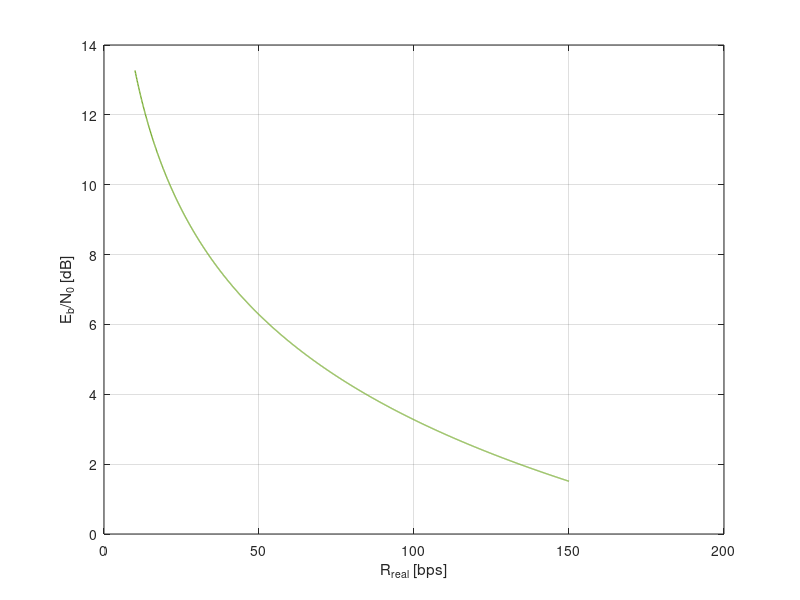

This chart was generated by the following MATLAB code: (Note: this script raises an error after producing the figure.)
%% DATA RATE EBN0 LOW GAIN
%%%%%%%%%%%%%%%%%%%%%%%%%%%%%%%%%%%%%%%%%%%%%%%%%%%%%%%%%%%%%%%%
%
%                   DATA RATE EBN0LOW ANTENNA
%
%%%%%%%%%%%%%%%%%%%%%%%%%%%%%%%%%%%%%%%%%%%%%%%%%%%%%%%%%%%%%%%%
clear
close all
clc

addpath('./Functions/');

R_real=10:0.1:150;
EbN0=[];
for i=1:length(R_real)
    
    %R=data/T_window;
    f=8.4e9; %Hz
    P_in=42; %76.6; 

    mu_amp=0.346; %from graph
    BER=1e-5; %literature
    
    P_tx=mu_amp*P_in;
    P_tx=10*log10(P_tx);
    
    %GAIN
    c=299792458;
    lambda=c/f;
    G_ph=6;
    D=lambda*10^((G_ph-7)/20) ;
    
    L_cable= -1; %dB
    
    %GROUND
    Drx=34;
    mu_rx=0.55;
    Grx=10*log10(pi^2*Drx^2*mu_rx/lambda^2);
    theta_rx=65.3*lambda/Drx;
    
    %Free space loss
    r=1.553e11; %r_m+r_e;
    L_space=20*log10(lambda/(4*pi*r));
    
   %point losses
    L_point=-0.1; %dB DSN datasheet
    etarx=sqrt(L_point/(-12))*theta_rx;
    
    %Atmospheric loss 
    L_atm=-0.80; %dB from graph 
    
    % Effective Isotropic Radiated Power
    EIRP=P_tx+G_ph+L_cable;
    
    %Receiver power
    P_rx = EIRP + Grx + L_space + L_point + L_atm;
    
    Kb=1.38e-23; %boltzman
    Ts = 21; %Kelvin
    N0 = 10*log10(Kb*Ts);
    
    %Energy per bit to noise density
    EbN0_i=P_rx-N0-10*log10(R_real(i));

    EbN0=[EbN0; EbN0_i];
end

plot(R_real, EbN0, 'Color',[0.4660 0.6740 0.1880], 'LineWidth', 1)
xlabel('R_{real} [bps]')
ylabel('E_{b}/N_{0} [dB]')
grid on
hold on
yline(1.5, '--','Color',[0.4940 0.1840 0.5560], 'LineWidth', 1 )
hold on
yline(4.5, 'Color',[0.6350 0.0780 0.1840], 'LineWidth', 1)
hold on
xline(75.35, '--k', 'LineWidth', 1)
legend('E_{b}/N_{0}', 'E_{b}/N_{0}_{min}', 'E_{b}/N_{0}_{min} + margin', 'Maximum data rate allowed', 'Location', 'northeast' )
title('E_{b}/N_{0} in function of Data Rate for LGA')


%% DATA RATE EBN0 MEDIUM GAIN
%%%%%%%%%%%%%%%%%%%%%%%%%%%%%%%%%%%%%%%%%%%%%%%%%%%%%%%%%%%%%%%%
%
%                   DATA RATE EBN0 MEDIUM ANTENNA
%
%%%%%%%%%%%%%%%%%%%%%%%%%%%%%%%%%%%%%%%%%%%%%%%%%%%%%%%%%%%%%%%%
clear
close all
clc

R_real=[10:0.1:1000];
EbN0=[];
for i=1:length(R_real)
    
    %R=data/T_window;
    f=8.4e9; %Hz
    P_in=42; %76.6; 

    mu_amp=0.346; %from graph
    BER=1e-5; %literature
    
    P_tx=mu_amp*P_in;
    P_tx=10*log10(P_tx);
    
    %GAIN
    c=299792458;
    lambda=c/f;
    G_ph=10*log10(0.8^2/2)+20.2; %https://www.antenna-theory.com/antennas/aperture/slottedwaveguide2.php
    
    L_cable= -1; %dB
    
    %GROUND
    Drx=34;
    mu_rx=0.55;
    Grx=10*log10(pi^2*Drx^2*mu_rx/lambda^2);
    theta_rx=65.3*lambda/Drx;
    
    %Free space loss
    r=1.553e11; %r_m+r_e;
    L_space=20*log10(lambda/(4*pi*r));
    
    %point losses
L_point=-0.1; %dB DSN datasheet
etarx=sqrt(L_point/(-12))*theta_rx;
    
    %Atmospheric loss 
    L_atm=-0.80; %dB from graph 
    
    % Effective Isotropic Radiated Power
    EIRP=P_tx+G_ph+L_cable;
    
    %Receiver power
    P_rx = EIRP + Grx + L_space + L_point + L_atm;
    
    Kb=1.38e-23; %boltzman
    Ts = 21; %Kelvin
    N0 = 10*log10(Kb*Ts);
    
    %Energy per bit to noise density
    EbN0_i=P_rx-N0-10*log10(R_real(i));
    EbN0=[EbN0; EbN0_i];

end

plot(R_real, EbN0, 'Color',[0.4660 0.6740 0.1880], 'LineWidth', 1)
xlabel('R_{real} [bps]')
ylabel('E_{b}/N_{0} [dB]')
grid on
hold on
yline(1.5, '--','Color',[0.4940 0.1840 0.5560], 'LineWidth', 1 )
hold on
yline(4.5, 'Color',[0.6350 0.0780 0.1840], 'LineWidth', 1)
hold on
xline(634.212, '--k', 'LineWidth', 1)
legend('E_{b}/N_{0}', 'E_{b}/N_{0}_{min}', 'E_{b}/N_{0}_{min} + margin', ...
    'Maximum data rate allowed', 'Location', 'northeast' )
title('E_{b}/N_{0} in function of Data Rate for MGA')

%% DATA RATE EBN0 PHASED ARRAY ANTENNA
%%%%%%%%%%%%%%%%%%%%%%%%%%%%%%%%%%%%%%%%%%%%%%%%%%%%%%%%%%%%%%%%
%
%                   DATA RATE EBN0 PHASED ARRAY ANTENNA
%
%%%%%%%%%%%%%%%%%%%%%%%%%%%%%%%%%%%%%%%%%%%%%%%%%%%%%%%%%%%%%%%%
clear
close all
clc

R_real=[1000:1:10000];
EbN0=[];
for i=1:length(R_real)
      
    %R=data/T_window;
    f=8.4e9; %Hz
    P_in=42; %76.6; 

    mu_amp=0.323; %from graph
    BER=1e-5; %literature
    
    P_tx=mu_amp*P_in;
    P_tx=10*log10(P_tx);
    
    %GAIN
    c=299792458;
    lambda=c/f;
    G_ph=10*log10(8) + 17; %https://www.antenna-theory.com/antennas/aperture/slottedwaveguide2.php
    
    L_cable=-1; %dB
    
    %GROUND
    Drx=34;
    mu_rx=0.55;
    Grx=10*log10(pi^2*Drx^2*mu_rx/lambda^2);
    theta_rx=65.3*lambda/Drx;
    
    %Free space loss
    r=1.553e11; %r_m+r_e;
    L_space=20*log10(lambda/(4*pi*r));
    
    %point losses
L_point=-0.1; %dB DSN datasheet
etarx=sqrt(L_point/(-12))*theta_rx;
    
    %Atmospheric loss 
    L_atm=-0.80; %dB from graph 
    
    % Effective Isotropic Radiated Power
    EIRP=P_tx+G_ph+L_cable;
    
    %Receiver power
    P_rx = EIRP + Grx + L_space + L_point + L_atm;
    
    Kb=1.38e-23; %boltzman
    Ts = 21; %Kelvin
    N0 = 10*log10(Kb*Ts);
    
    %Energy per bit to noise density
    EbN0_i=P_rx-N0-10*log10(R_real(i));
        EbN0=[EbN0; EbN0_i];


end

plot(R_real, EbN0, 'Color',[0.4660 0.6740 0.1880], 'LineWidth', 1)
xlabel('R_{real} [bps]')
ylabel('E_{b}/N_{0} [dB]')
grid on
hold on
yline(1.5, '--','Color',[0.4940 0.1840 0.5560], 'LineWidth', 1 )
hold on
yline(4.5, 'Color',[0.6350 0.0780 0.1840], 'LineWidth', 1)
hold on
xline(7084.4, '--k', 'LineWidth', 1)
legend('E_{b}/N_{0}', 'E_{b}/N_{0}_{min}', 'E_{b}/N_{0}_{min} + margin', ...
    'Maximum data rate allowed', 'Location', 'northeast' )
title('E_{b}/N_{0} in function of Data Rate for PAA')

%% RAGGIO - LOW GAIN
%%%%%%%%%%%%%%%%%%%%%%%%%%%%%%%%%%%%%%%%%%%%%%%%%%%%%%%%%%%%%%%%
%
%                   RAGGIO - LOW GAIN
%
%%%%%%%%%%%%%%%%%%%%%%%%%%%%%%%%%%%%%%%%%%%%%%%%%%%%%%%%%%%%%%%%
clear all
close all
clc
%MODULATION AND ENCODING
alpha_RS=255/223;
alpha_conv=6;
alpha_enc= alpha_conv*alpha_RS;
alpha_mod=1; 


f=8.4e9; %Hz
P_in=42; %76.6; 

mu_amp=0.346; %from graph
BER=1e-5; %literature

P_tx=mu_amp*P_in;
P_tx=10*log10(P_tx);

%GAIN
c=299792458;
lambda=c/f;
G_ph=6;
D=lambda*10^((G_ph-7)/20) ;

L_cable= -1; %dB

%GROUND
Drx=34;
mu_rx=0.55;
Grx=10*log10(pi^2*Drx^2*mu_rx/lambda^2);
theta_rx=65.3*lambda/Drx;

   %point losses
L_point=-0.1; %dB DSN datasheet
etarx=sqrt(L_point/(-12))*theta_rx;
    
    %Atmospheric loss 
    L_atm=-0.80; %dB from graph 
    
    % Effective Isotropic Radiated Power
    EIRP=P_tx+G_ph+L_cable;

    Kb=1.38e-23; %boltzman
    Ts = 21; %Kelvin
    N0 = 10*log10(Kb*Ts);

mu_S=astroConstants(4);

% Initial date
date_i=date2mjd2000([2011 03 18 0 0 0]);

% Final date
date_f=date2mjd2000([2015 04 30 0 0 0]);

date=date_i:1:date_f;

R_real=[];
r=[];

for i=1:length(date)
    

    % Mercury position
    [kep_m,ksun_m] = uplanet(date(i), 1);
    [r_m,v_m] = kep2car(kep_m(1), kep_m(2), kep_m(3), kep_m(4), kep_m(5), kep_m(6), mu_S);

    % Earth position
    [kep_e,ksun_e] = uplanet(date(i), 3);
    [r_e,v_e] = kep2car(kep_e(1), kep_e(2), kep_e(3), kep_e(4), kep_e(5), kep_e(6), mu_S);

    % Earth - Mercury distance
    r_i=r_m-r_e;
    r_i_norm=norm(r_i)*1e3;

    % Space loss
    L_space=20*log10(lambda/(4*pi*r_i_norm));

    % Received power
    P_rx_i = EIRP + Grx + L_space + L_point + L_atm;
    
    %Energy per bit to noise density
    EbN0=4.5;
    R_real_i=10^(-0.1*(EbN0-P_rx_i+N0));

    R_real=[R_real; R_real_i];
    r=[r; r_i_norm];
end

XDates = linspace(datetime(2011,3,18), datetime(2015,4,30), length(date));

figure()
yyaxis left
plot(XDates, r/149597870700, '--', 'Color', [0 0.4470 0.7410]  ,'LineWidth', 1)
xlabel('Date')
ylabel('Distance [AU]') 

yyaxis right
plot(XDates, R_real, 'Color', [0.6350 0.0780 0.1840],  'LineWidth', 1)
xlabel('Date')
ylabel('R_{real} [bps]')


legend('Earth-Mercury Distance','Data Rate', 'Location','northwest','Box','on')
grid on
title('Earth-Mercury distance and Data Rate for LGA')

%%
%%%%%%%%%%%%%%%%%%%%%%%%%%%%%%%%%%%%%%%%%%%%%%%%%%%%%%%%%%%%%%%%
%
%                   RAGGIO - HIGH GAIN
%
%%%%%%%%%%%%%%%%%%%%%%%%%%%%%%%%%%%%%%%%%%%%%%%%%%%%%%%%%%%%%%%%
clear all
close all
clc
%MODULATION AND ENCODING
alpha_RS=255/223;
alpha_conv=6;
alpha_enc= alpha_conv*alpha_RS;
alpha_mod=1; 

f=8.4e9; %Hz
P_in=42; %76.6; 

mu_amp=0.32; %from graph
BER=1e-5; %literature

P_tx=mu_amp*P_in;
P_tx=10*log10(P_tx);

%GAIN
c=299792458;
lambda=c/f;
G_ph=10*log10(8) + 17;


L_cable= -1; %dB

%GROUND
Drx=34;
mu_rx=0.55;
Grx=10*log10(pi^2*Drx^2*mu_rx/lambda^2);
theta_rx=65.3*lambda/Drx;

    %point losses
L_point=-0.1; %dB DSN datasheet
etarx=sqrt(L_point/(-12))*theta_rx;
    
    %Atmospheric loss 
    L_atm=-0.80; %dB from graph 
    
    % Effective Isotropic Radiated Power
    EIRP=P_tx+G_ph+L_cable;

    Kb=1.38e-23; %boltzman
    Ts = 21; %Kelvin
    N0 = 10*log10(Kb*Ts);

mu_S=astroConstants(4);

% Initial date
date_i=date2mjd2000([2011 03 18 0 0 0]);

% Final date
date_f=date2mjd2000([2015 04 30 0 0 0]);

date=date_i:1:date_f;

R_real=[];
r=[];
SNR_B=[];

for i=1:length(date)
    

    % Mercury position
    [kep_m,ksun_m] = uplanet(date(i), 1);
    [r_m,v_m] = kep2car(kep_m(1), kep_m(2), kep_m(3), kep_m(4), kep_m(5), kep_m(6), mu_S);

    % Earth position
    [kep_e,ksun_e] = uplanet(date(i), 3);
    [r_e,v_e] = kep2car(kep_e(1), kep_e(2), kep_e(3), kep_e(4), kep_e(5), kep_e(6), mu_S);

    % Earth - Mercury distance
    r_i=r_m-r_e;
    r_i_norm=norm(r_i)*1e3;

    % Space loss
    L_space=20*log10(lambda/(4*pi*r_i_norm));

    % Received power
    P_rx_i = EIRP + Grx + L_space + L_point + L_atm;
    
    %Energy per bit to noise density
    EbN0=4.5;
    R_real_i=10^(-0.1*(EbN0-P_rx_i+N0));

    R_real=[R_real; R_real_i];
    r=[r; r_i_norm];
end

XDates = linspace(datetime(2011,3,18), datetime(2015,4,30), length(date));

figure()
yyaxis left
plot(XDates, r/149597870700, '--', 'Color', [0 0.4470 0.7410],'LineWidth', 1)
xlabel('Date')
ylabel('Distance [AU]')

yyaxis right
plot(XDates, R_real, 'Color', [0.6350 0.0780 0.1840],  'LineWidth', 1)
xlabel('Date')
ylabel('R_{real} [bps]')


legend( 'Earth-Mercury Distance','Data Rate','Location','northwest','Box','on')
grid on
title('Earth-Mercury distance and Data Rate for PAA')

%%
%%%%%%%%%%%%%%%%%%%%%%%%%%%%%%%%%%%%%%%%%%%%%%%%%%%%%%%%%%%%%%%%
%
%                   RAGGIO - Medium GAIN
%
%%%%%%%%%%%%%%%%%%%%%%%%%%%%%%%%%%%%%%%%%%%%%%%%%%%%%%%%%%%%%%%%
clear all
close all
clc
%MODULATION AND ENCODING
alpha_RS=255/223;
alpha_conv=6;
alpha_enc= alpha_conv*alpha_RS;
alpha_mod=1; 


f=8.4e9; %Hz
P_in=42; %76.6; 

mu_amp=0.346; %from graph
BER=1e-5; %literature

P_tx=mu_amp*P_in;
P_tx=10*log10(P_tx);

%GAIN
c=299792458;
lambda=c/f;
G_ph=10*log10(0.8^2/2)+20.2;


L_cable= -1; %dB

%GROUND
Drx=34;
mu_rx=0.55;
Grx=10*log10(pi^2*Drx^2*mu_rx/lambda^2);
theta_rx=65.3*lambda/Drx;

   %point losses
L_point=-0.1; %dB DSN datasheet
etarx=sqrt(L_point/(-12))*theta_rx;
    
    %Atmospheric loss 
    L_atm=-0.80; %dB from graph
    
    % Effective Isotropic Radiated Power
    EIRP=P_tx+G_ph+L_cable;

    Kb=1.38e-23; %boltzman
    Ts = 21; %Kelvin
    N0 = 10*log10(Kb*Ts);

mu_S=astroConstants(4);

% Initial date
date_i=date2mjd2000([2011 03 18 0 0 0]);

% Final date
date_f=date2mjd2000([2015 04 30 0 0 0]);

date=date_i:1:date_f;

R_real=[];
r=[];
SNR=[];

for i=1:length(date)
    

    % Mercury position
    [kep_m,ksun_m] = uplanet(date(i), 1);
    [r_m,v_m] = kep2car(kep_m(1), kep_m(2), kep_m(3), kep_m(4), kep_m(5), kep_m(6), mu_S);

    % Earth position
    [kep_e,ksun_e] = uplanet(date(i), 3);
    [r_e,v_e] = kep2car(kep_e(1), kep_e(2), kep_e(3), kep_e(4), kep_e(5), kep_e(6), mu_S);

    % Earth - Mercury distance
    r_i=r_m-r_e;
    r_i_norm=norm(r_i)*1e3;

    % Space loss
    L_space=20*log10(lambda/(4*pi*r_i_norm));

    % Received power
    P_rx_i = EIRP + Grx + L_space + L_point + L_atm;
    
    %Energy per bit to noise density
    EbN0=4.5;
    R_real_i=10^(-0.1*(EbN0-P_rx_i+N0));

    R_real=[R_real; R_real_i];
    r=[r; r_i_norm];
end

XDates = linspace(datetime(2011,3,18), datetime(2015,4,30), length(date));

figure()
yyaxis left
plot(XDates, r/149597870700, '--', 'Color', [0 0.4470 0.7410],'LineWidth', 1)
xlabel('Date')
ylabel('Distance [AU]')

yyaxis right
plot(XDates, R_real, 'Color', [0.6350 0.0780 0.1840],  'LineWidth', 1)
xlabel('Date')
ylabel('R_{real} [bps]')


legend( 'Earth-Mercury Distance','Data Rate', 'Location','northwest','Box','on')
grid on
title('Earth-Mercury distance and Data Rate for MGA')
